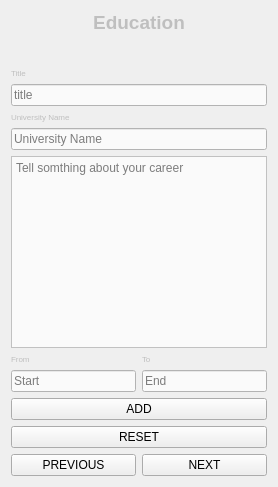
                <widget class="QWidget" name="page_25">
                 <layout class="QVBoxLayout" name="verticalLayout_109">
                  <item>
                   <layout class="QVBoxLayout" name="verticalLayout_108">
                    <item>
                     <widget class="QLabel" name="label_23">
                      <property name="font">
                       <font>
                        <pointsize>14</pointsize>
                        <weight>75</weight>
                        <bold>true</bold>
                       </font>
                      </property>
                      <property name="styleSheet">
                       <string notr="true">color: rgb(191, 191, 191);</string>
                      </property>
                      <property name="text">
                       <string>Education</string>
                      </property>
                      <property name="alignment">
                       <set>Qt::AlignCenter</set>
                      </property>
                     </widget>
                    </item>
                    <item>
                     <widget class="QLabel" name="label_162">
                      <property name="font">
                       <font>
                        <pointsize>14</pointsize>
                       </font>
                      </property>
                      <property name="text">
                       <string/>
                      </property>
                      <property name="pixmap">
                       <pixmap resource="f1.qrc">:/newPrefix/Pic/Education.jpg</pixmap>
                      </property>
                      <property name="scaledContents">
                       <bool>true</bool>
                      </property>
                      <property name="alignment">
                       <set>Qt::AlignCenter</set>
                      </property>
                     </widget>
                    </item>
                    <item>
                     <widget class="QLabel" name="label_8">
                      <property name="font">
                       <font>
                        <pointsize>6</pointsize>
                       </font>
                      </property>
                      <property name="styleSheet">
                       <string notr="true">color: rgb(191, 191, 191);
</string>
                      </property>
                      <property name="text">
                       <string>Title</string>
                      </property>
                     </widget>
                    </item>
                    <item>
                     <widget class="QLineEdit" name="title_edit_f1">
                      <property name="styleSheet">
                       <string notr="true">background-color: rgb(250, 250 ,250);</string>
                      </property>
                      <property name="text">
                       <string/>
                      </property>
                      <property name="placeholderText">
                       <string>title</string>
                      </property>
                     </widget>
                    </item>
                    <item>
                     <layout class="QHBoxLayout" name="horizontalLayout_79">
                      <item>
                       <layout class="QVBoxLayout" name="verticalLayout_104">
                        <item>
                         <widget class="QLabel" name="label_164">
                          <property name="font">
                           <font>
                            <pointsize>6</pointsize>
                           </font>
                          </property>
                          <property name="styleSheet">
                           <string notr="true">color: rgb(191, 191, 191);
</string>
                          </property>
                          <property name="text">
                           <string>University Name</string>
                          </property>
                         </widget>
                        </item>
                        <item>
                         <widget class="QLineEdit" name="un_line_edit_f1_5">
                          <property name="styleSheet">
                           <string notr="true">background-color: rgb(250, 250 ,250);</string>
                          </property>
                          <property name="placeholderText">
                           <string>University Name</string>
                          </property>
                         </widget>
                        </item>
                       </layout>
                      </item>
                     </layout>
                    </item>
                    <item>
                     <widget class="QTextEdit" name="summary_text_edit_f1_5">
                      <property name="styleSheet">
                       <string notr="true">background-color: rgb(250, 250 ,250);</string>
                      </property>
                      <property name="placeholderText">
                       <string>Tell somthing about your career</string>
                      </property>
                     </widget>
                    </item>
                    <item>
                     <layout class="QHBoxLayout" name="horizontalLayout_80">
                      <item>
                       <layout class="QVBoxLayout" name="verticalLayout_106">
                        <item>
                         <widget class="QLabel" name="label_166">
                          <property name="font">
                           <font>
                            <pointsize>6</pointsize>
                           </font>
                          </property>
                          <property name="styleSheet">
                           <string notr="true">color: rgb(191, 191, 191);
</string>
                          </property>
                          <property name="text">
                           <string>From</string>
                          </property>
                         </widget>
                        </item>
                        <item>
                         <widget class="QLineEdit" name="from_date_edit_f1_5">
                          <property name="styleSheet">
                           <string notr="true">background-color: rgb(250, 250 ,250);</string>
                          </property>
                          <property name="placeholderText">
                           <string>Start</string>
                          </property>
                         </widget>
                        </item>
                       </layout>
                      </item>
                      <item>
                       <layout class="QVBoxLayout" name="verticalLayout_107">
                        <item>
                         <widget class="QLabel" name="label_163">
                          <property name="font">
                           <font>
                            <pointsize>6</pointsize>
                           </font>
                          </property>
                          <property name="styleSheet">
                           <string notr="true">color: rgb(191, 191, 191);
</string>
                          </property>
                          <property name="text">
                           <string>To</string>
                          </property>
                         </widget>
                        </item>
                        <item>
                         <widget class="QLineEdit" name="to_date_edit_f1_5">
                          <property name="styleSheet">
                           <string notr="true">background-color: rgb(250, 250 , 250);</string>
                          </property>
                          <property name="placeholderText">
                           <string>End</string>
                          </property>
                         </widget>
                        </item>
                       </layout>
                      </item>
                     </layout>
                    </item>
                    <item>
                     <widget class="QPushButton" name="ADD_EDUCATION_F1_6">
                      <property name="styleSheet">
                       <string notr="true">QPushButton {
	color: rgb(0, 0, 0);
	background-color: rgb(191, 191 191);
}
QPushButton:hover {
	color: rgb(255, 255, 255);
	background-color: rgb(0, 68, 100);
}</string>
                      </property>
                      <property name="text">
                       <string>ADD</string>
                      </property>
                     </widget>
                    </item>
                    <item>
                     <widget class="QPushButton" name="re2">
                      <property name="styleSheet">
                       <string notr="true">QPushButton {
	color: rgb(0, 0, 0);
	background-color: rgb(191, 191 191);
}
QPushButton:hover {
	color: rgb(255, 255, 255);
	background-color: rgb(0, 68, 100);
}</string>
                      </property>
                      <property name="text">
                       <string>RESET</string>
                      </property>
                     </widget>
                    </item>
                   </layout>
                  </item>
                  <item>
                   <layout class="QHBoxLayout" name="horizontalLayout_81">
                    <item>
                     <widget class="QPushButton" name="F5_PREVIOUS_6">
                      <property name="styleSheet">
                       <string notr="true">QPushButton {
	color: rgb(0, 0, 0);
	background-color: rgb(191, 191 191);
}
QPushButton:hover {
	color: rgb(255, 255, 255);
	background-color: rgb(0, 68, 100);
}</string>
                      </property>
                      <property name="text">
                       <string>PREVIOUS</string>
                      </property>
                     </widget>
                    </item>
                    <item>
                     <widget class="QPushButton" name="F5_NEXT_6">
                      <property name="styleSheet">
                       <string notr="true">QPushButton {
	color: rgb(0, 0, 0);
	background-color: rgb(191, 191 191);
}
QPushButton:hover {
	color: rgb(255, 255, 255);
	background-color: rgb(0, 68, 100);
}</string>
                      </property>
                      <property name="text">
                       <string>NEXT</string>
                      </property>
                     </widget>
                    </item>
                   </layout>
                  </item>
                 </layout>
                </widget>
